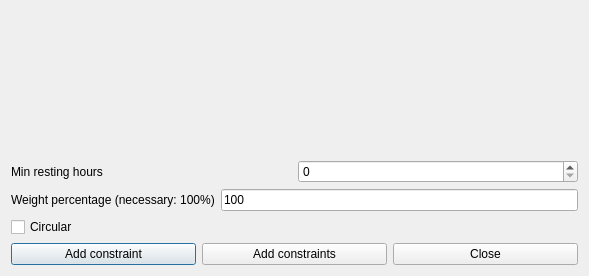
<?xml version="1.0" encoding="UTF-8"?>
<ui version="4.0">
 <class>AddConstraintTeachersMinRestingHoursForm_template</class>
 <widget class="QDialog" name="AddConstraintTeachersMinRestingHoursForm_template">
  <property name="geometry">
   <rect>
    <x>0</x>
    <y>0</y>
    <width>589</width>
    <height>276</height>
   </rect>
  </property>
  <property name="windowTitle">
   <string extracomment="This is the title of the dialog to add a new constraint of this type">Add teachers min resting hours</string>
  </property>
  <layout class="QGridLayout" name="gridLayout">
   <item row="1" column="0" colspan="2">
    <layout class="QHBoxLayout" name="horizontalLayout">
     <item>
      <widget class="QLabel" name="textLabel1">
       <property name="text">
        <string>Min resting hours</string>
       </property>
       <property name="wordWrap">
        <bool>false</bool>
       </property>
      </widget>
     </item>
     <item>
      <widget class="QSpinBox" name="minRestingHoursSpinBox"/>
     </item>
    </layout>
   </item>
   <item row="2" column="0" colspan="2">
    <layout class="QHBoxLayout" name="horizontalLayout_2">
     <item>
      <widget class="QLabel" name="weightTextLabel">
       <property name="frameShape">
        <enum>QFrame::NoFrame</enum>
       </property>
       <property name="frameShadow">
        <enum>QFrame::Plain</enum>
       </property>
       <property name="text">
        <string>Weight percentage (necessary: 100%)</string>
       </property>
       <property name="wordWrap">
        <bool>false</bool>
       </property>
      </widget>
     </item>
     <item>
      <widget class="QLineEdit" name="weightLineEdit">
       <property name="text">
        <string notr="true">100</string>
       </property>
      </widget>
     </item>
    </layout>
   </item>
   <item row="4" column="0" colspan="2">
    <layout class="QHBoxLayout">
     <item>
      <widget class="QPushButton" name="addConstraintPushButton">
       <property name="text">
        <string>Add constraint</string>
       </property>
      </widget>
     </item>
     <item>
      <widget class="QPushButton" name="addConstraintsPushButton">
       <property name="text">
        <string>Add constraints</string>
       </property>
      </widget>
     </item>
     <item>
      <widget class="QPushButton" name="closePushButton">
       <property name="text">
        <string>Close</string>
       </property>
      </widget>
     </item>
    </layout>
   </item>
   <item row="3" column="0" colspan="2">
    <widget class="QCheckBox" name="circularCheckBox">
     <property name="text">
      <string>Circular</string>
     </property>
    </widget>
   </item>
   <item row="0" column="0" colspan="2">
    <spacer name="spacer2">
     <property name="orientation">
      <enum>Qt::Vertical</enum>
     </property>
     <property name="sizeType">
      <enum>QSizePolicy::Expanding</enum>
     </property>
     <property name="sizeHint" stdset="0">
      <size>
       <width>20</width>
       <height>71</height>
      </size>
     </property>
    </spacer>
   </item>
  </layout>
 </widget>
 <layoutdefault spacing="6" margin="11"/>
 <resources/>
 <connections/>
</ui>
